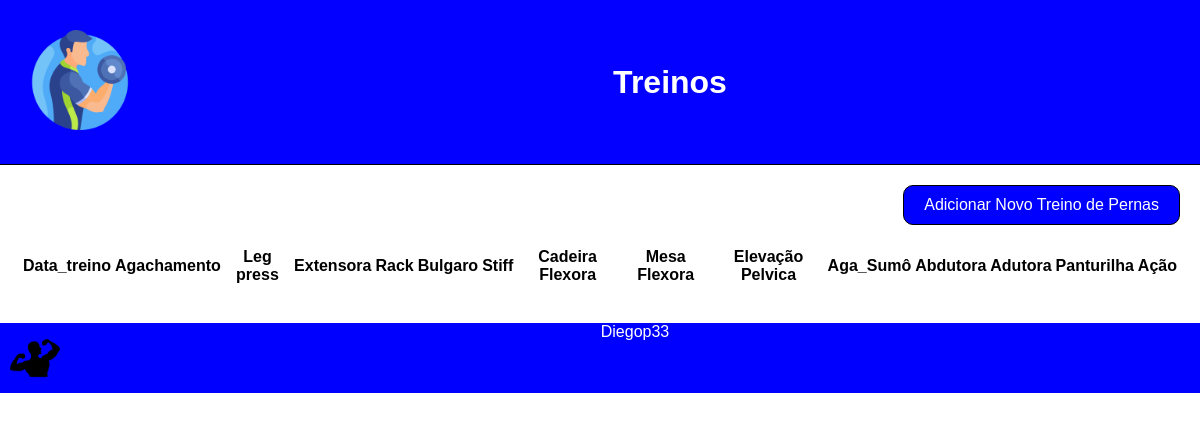
Before: /pernas/ with the older database file.
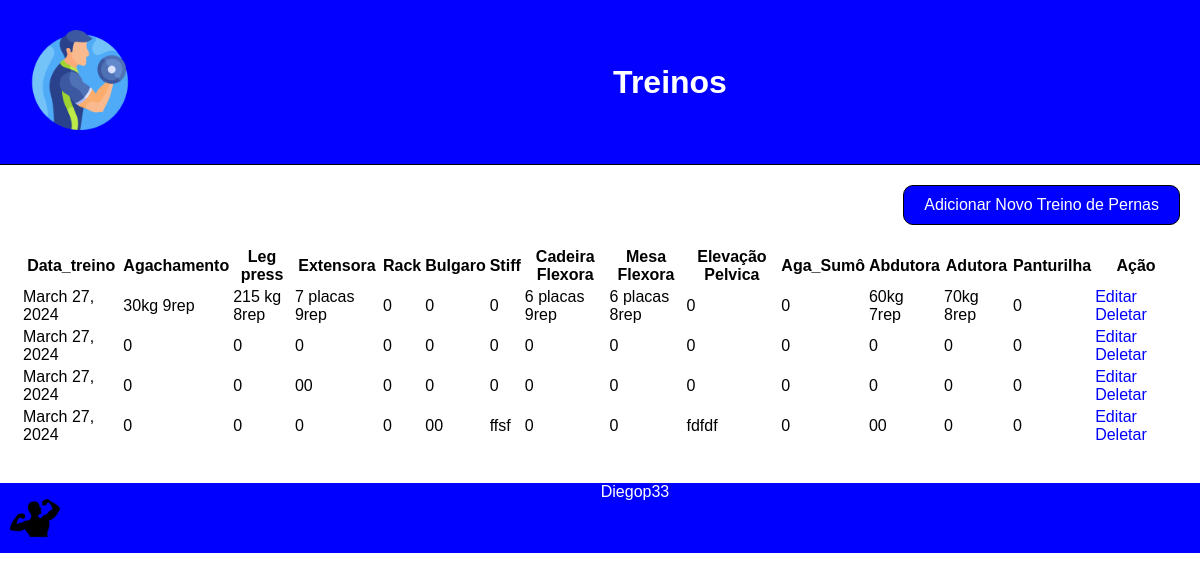
After: the same page with the newer database file.
### treino_academia/models.py (models this page shows, shortened)
class Pernas(models.Model):
    data_treino = models.DateField()
    agachamneto = models.TextField()
    leg_press = models.TextField()
    extensora = models.TextField()
    rack = models.TextField()
    bulgaro = models.TextField()
    stiff = models.TextField()
    cadeira_flexora = models.TextField()
    mesa_flexora = models.TextField()
    ele_pelvica = models.TextField()
    aga_sumo = models.TextField()
    abdutora = models.TextField()
    adutora = models.TextField()
    panturilha = models.TextField()
    class Meta:
        app_label = 'treino_academia'

### treino_academia/views.py (the view)
# urls.py: path('pernas/', views.pernas_list, name='pernas_list'),
def pernas_list(request):
    pernas = Pernas.objects.all()
    return render(request, 'pernas_list.html', {'pernas': pernas})

### treino_academia/templates/pernas_list.html (shortened to what this page needs)
{% load static %}
<!DOCTYPE html>
<html lang="pt-br">
<head>
  <link rel="stylesheet" href="{% static 'css/style.css' %}">
</head>
<body>
  <header class="header">
  <div class="logo">
   <img src="{% static 'imagens/fitness.png' %}" alt="Logo">
  </div>
  <h1>Treinos</h1>
  </header>
  <main>
    <div class="container">
    <div class="add-button">
      <a href="{% url  'pernas_create' %}"><button type="button">Adicionar Novo Treino de Pernas</button></a>
    </div>
 <table>
      <thead>
        <tr>
          <th>Data_treino</th>
          <th>Agachamento</th>
          <th>Leg press</th>
          <th>Extensora</th>
          <th>Rack</th>
          <th>Bulgaro</th>
          <th>Stiff</th>
          <th>Cadeira Flexora</th>
          <th>Mesa Flexora</th>
          <th>Elevação Pelvica</th>
          <th>Aga_Sumô</th>
          <th>Abdutora</th>
          <th>Adutora</th>
          <th>Panturilha</th>
          <th>Ação</th>
        </tr>
      </thead>
      <tbody>
        {% for pernas in pernas %}
        <tr>
          <td>{{ pernas.data_treino }}</td>
          <td>{{ pernas.agachamneto }}</td>
          <td>{{ pernas.leg_press }}</td>
          <td>{{ pernas.extensora }}</td>
          <td>{{ pernas.rack }}</td>
          <td>{{ pernas.bulgaro }}</td>
          <td>{{ pernas.stiff }}</td>
          <td>{{ pernas.cadeira_flexora }}</td>
          <td>{{ pernas.mesa_flexora }}</td>
          <td>{{ pernas.ele_pelvica}}</td>
          <td>{{ pernas.aga_sumo }}</td>
          <td>{{ pernas.abdutora }}</td>
          <td>{{ pernas.adutora }}</td>
          <td>{{ pernas.panturilha }}</td>
          <td class="action-links">
            <a href="{% url 'pernas_update' pernas.pk %}">Editar</a>
            <a href="{% url 'pernas_delete' pernas.pk %}">Deletar</a>
          </td>
        </tr>
        {% endfor %}
      </tbody>
    </table>
  </div>
  </main>
  <footer class="cabecalho">
    <a> <img src="{% static 'imagens/gym.png' %}" alt="Logo"> </a>
   <p>Diegop33</p>
  </footer>
</body>
</html>

Changed rows visible on the page:
added Pernas: data_treino "March 27, 2024", agachamneto "30kg 9rep", leg_press "215 kg 8rep", extensora "7 placas 9rep", rack "0", bulgaro "0", stiff "0", cadeira_flexora "6 placas 9rep", mesa_flexora "6 placas 8rep", ele_pelvica "0", aga_sumo "0", abdutora "60kg 7rep", adutora "70kg 8rep", panturilha "0"
added Pernas: data_treino "March 27, 2024", agachamneto "0", leg_press "0", extensora "0", rack "0", bulgaro "0", stiff "0", cadeira_flexora "0", mesa_flexora "0", ele_pelvica "0", aga_sumo "0", abdutora "0", adutora "0", panturilha "0"
added Pernas: data_treino "March 27, 2024", agachamneto "0", leg_press "0", extensora "00", rack "0", bulgaro "0", stiff "0", cadeira_flexora "0", mesa_flexora "0", ele_pelvica "0", aga_sumo "0", abdutora "0", adutora "0", panturilha "0"
added Pernas: data_treino "March 27, 2024", agachamneto "0", leg_press "0", extensora "0", rack "0", bulgaro "00", stiff "ffsf", cadeira_flexora "0", mesa_flexora "0", ele_pelvica "fdfdf", aga_sumo "0", abdutora "00", adutora "0", panturilha "0"
